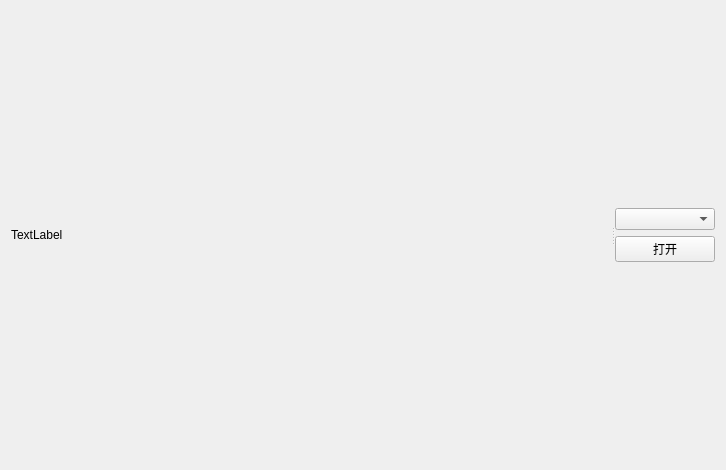
<?xml version="1.0" encoding="UTF-8"?>
<ui version="4.0">
 <class>LocalCamera</class>
 <widget class="QWidget" name="LocalCamera">
  <property name="geometry">
   <rect>
    <x>0</x>
    <y>0</y>
    <width>724</width>
    <height>470</height>
   </rect>
  </property>
  <property name="windowTitle">
   <string>Form</string>
  </property>
  <layout class="QHBoxLayout" name="horizontalLayout">
   <item>
    <widget class="QSplitter" name="splitter">
     <property name="orientation">
      <enum>Qt::Horizontal</enum>
     </property>
     <widget class="QLabel" name="show_cam">
      <property name="minimumSize">
       <size>
        <width>600</width>
        <height>0</height>
       </size>
      </property>
      <property name="maximumSize">
       <size>
        <width>16777215</width>
        <height>16777215</height>
       </size>
      </property>
      <property name="text">
       <string>TextLabel</string>
      </property>
     </widget>
     <widget class="QWidget" name="layoutWidget">
      <layout class="QVBoxLayout" name="verticalLayout">
       <property name="sizeConstraint">
        <enum>QLayout::SetDefaultConstraint</enum>
       </property>
       <item>
        <spacer name="verticalSpacer_2">
         <property name="orientation">
          <enum>Qt::Vertical</enum>
         </property>
         <property name="sizeHint" stdset="0">
          <size>
           <width>20</width>
           <height>40</height>
          </size>
         </property>
        </spacer>
       </item>
       <item>
        <widget class="QComboBox" name="list_cam">
         <property name="minimumSize">
          <size>
           <width>100</width>
           <height>0</height>
          </size>
         </property>
         <property name="maximumSize">
          <size>
           <width>100</width>
           <height>16777215</height>
          </size>
         </property>
        </widget>
       </item>
       <item>
        <widget class="QPushButton" name="open_cam">
         <property name="minimumSize">
          <size>
           <width>100</width>
           <height>0</height>
          </size>
         </property>
         <property name="maximumSize">
          <size>
           <width>100</width>
           <height>16777215</height>
          </size>
         </property>
         <property name="text">
          <string>打开</string>
         </property>
        </widget>
       </item>
       <item>
        <spacer name="verticalSpacer">
         <property name="orientation">
          <enum>Qt::Vertical</enum>
         </property>
         <property name="sizeHint" stdset="0">
          <size>
           <width>20</width>
           <height>40</height>
          </size>
         </property>
        </spacer>
       </item>
      </layout>
     </widget>
    </widget>
   </item>
  </layout>
 </widget>
 <resources/>
 <connections/>
</ui>
